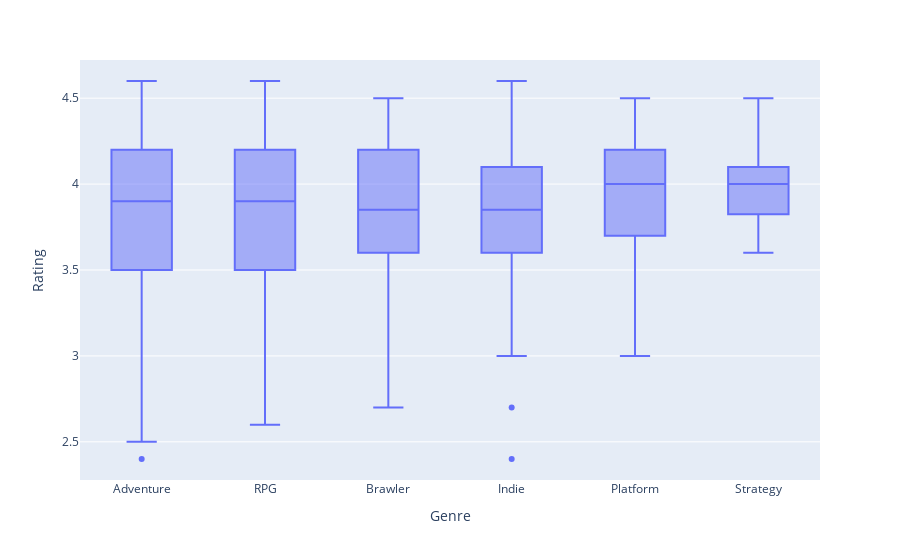

The notebook cell this image was saved under:
### Markdown cell above
Rating distribution Per Genre including only games that received at least 250 reviews

### Code cell
c=['Adventure','RPG', 'Strategy', 'Brawler', 'Indie','Platform']
fig = px.box(df1[(df1['Number of Reviews']>=250) & (df1['Year']>2018) & (df1['Sep_Genres'].isin(c))], x='Sep_Genres' ,y="Rating", labels={'Sep_Genres':'Genre'})
fig.show()

### Figure 1 — Plotly figure (JSON) as saved in the notebook; plotly's stock layout.template omitted (floating-point values rounded to 4 significant figures; data arrays with more than 128 entries replaced by an {"elided": "..."} marker saying what was removed)
{"data": [{"alignmentgroup": "True", "hovertemplate": "Genre=%{x}<br>Rating=%{y}<extra></extra>", "legendgroup": "", "marker": {"color": "#636efa"}, "name": "", "notched": false, "offsetgroup": "", "orientation": "v", "showlegend": false, "type": "box", "x": {"elided": "356 str values"}, "x0": " ", "xaxis": "x", "y": {"elided": "356 float values"}, "y0": " ", "yaxis": "y"}], "layout": {"boxmode": "group", "legend": {"tracegroupgap": 0}, "margin": {"t": 60}, "xaxis": {"anchor": "y", "domain": [0, 1], "title": {"text": "Genre"}}, "yaxis": {"anchor": "x", "domain": [0, 1], "title": {"text": "Rating"}}}}
